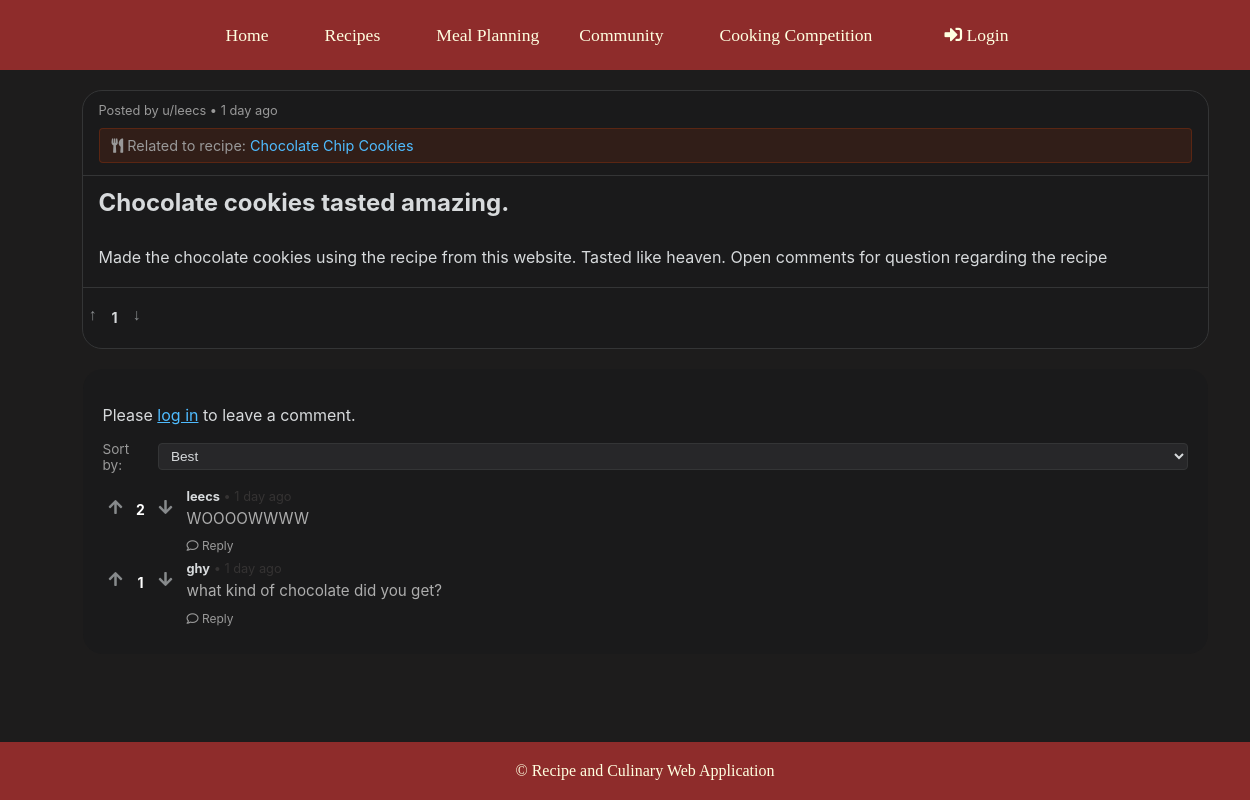
The page /community/discussions/view.php?id=9 on the database its author committed.
### tables this page shows
CREATE TABLE `discussions` (
  `discussion_id` int(11) NOT NULL,
  `user_id` int(11) NOT NULL,
  `recipe_id` int(11) DEFAULT NULL,
  `title` varchar(255) NOT NULL,
  `content` text NOT NULL,
  `media_path` varchar(255) DEFAULT NULL,
  `created_at` datetime NOT NULL DEFAULT current_timestamp(),
  `updated_at` datetime NOT NULL DEFAULT current_timestamp()
);

CREATE TABLE `users` (
  `user_id` int(11) NOT NULL,
  `username` varchar(50) NOT NULL,
  `email` varchar(100) NOT NULL,
  `password` varchar(255) NOT NULL,
  `role` varchar(255) NOT NULL DEFAULT 'user',
  `profile_image` varchar(255) DEFAULT NULL,
  `bio` text DEFAULT NULL,
  `created_at` timestamp NOT NULL DEFAULT current_timestamp()
);

CREATE TABLE `recipes` (
  `recipe_id` int(11) NOT NULL,
  `user_id` int(11) DEFAULT NULL,
  `title` varchar(255) NOT NULL,
  `ingredients` text NOT NULL,
  `instructions` text NOT NULL,
  `cuisine_type` varchar(100) DEFAULT NULL,
  `image_path` varchar(255) DEFAULT NULL
);

CREATE TABLE `comments` (
  `comment_id` int(11) NOT NULL,
  `user_id` int(11) NOT NULL,
  `discussion_id` int(11) NOT NULL,
  `parent_comment_id` int(11) DEFAULT NULL,
  `content` text NOT NULL,
  `created_at` datetime NOT NULL DEFAULT current_timestamp(),
  `updated_at` datetime NOT NULL DEFAULT current_timestamp()
);

### community/discussions/view.php (the view, shortened to what this page needs)
<?php
require_once __DIR__ . '/../../database.php';
$logged_in = isset($_SESSION['user_id']) && !empty($_SESSION['user_id']);
$current_user_id = $logged_in ? $_SESSION['user_id'] : null;
$discussion_id = (int)$_GET['id'];
$stmt = $conn->prepare("SELECT d.*,
                        u.username,
                        r.title AS recipe_title,
                        d.media_path,
                        UNIX_TIMESTAMP(d.created_at) as created_timestamp,
                        (SELECT COUNT(*) FROM comments WHERE discussion_id = d.discussion_id) as comment_count,
                        COALESCE(SUM(dv.vote_value), 0) AS votes,
                        (SELECT vote_value FROM discussions_vote
                        WHERE user_id = ? AND discussion_id = d.discussion_id) AS user_vote
                       FROM discussions d
                       LEFT JOIN users u ON d.user_id = u.user_id
                       LEFT JOIN recipes r ON d.recipe_id = r.recipe_id
                       LEFT JOIN discussions_vote dv ON d.discussion_id = dv.discussion_id
                       WHERE d.discussion_id = ?
                       GROUP BY d.discussion_id");
$stmt->bind_param("ii", $user_id_param, $discussion_id);
$stmt->execute();
$result = $stmt->get_result();
$discussion = $result->fetch_assoc();
function getComments($parentId = null)
{
    global $conn, $discussion_id, $current_user_id;
    $user_id_param = $current_user_id ?? 0;
    $sql = "SELECT c.*,
            UNIX_TIMESTAMP(c.created_at) as created_timestamp,
            u.username,
            COALESCE(SUM(v.vote_value), 0) AS votes,
            (SELECT vote_value FROM comments_vote
            WHERE user_id = ? AND comment_id = c.comment_id) AS user_vote
            FROM comments c
            LEFT JOIN users u ON c.user_id = u.user_id
            LEFT JOIN comments_vote v ON c.comment_id = v.comment_id
            WHERE c.discussion_id = ? AND c.parent_comment_id " .
        ($parentId ? "= ?" : "IS NULL") . "
            GROUP BY c.comment_id
            ORDER BY votes DESC, c.created_at DESC";
    $stmt = $conn->prepare($sql);
    if ($parentId) {
        $params = [$user_id_param, $discussion_id, $parentId];
        $stmt->bind_param("iii", ...$params);
    } else {
        $params = [$user_id_param, $discussion_id];
        $stmt->bind_param("ii", ...$params);
    }
    if (!$stmt->execute()) {
        die("Error fetching comments: " . $conn->error);
    }
    $result = $stmt->get_result();
    $comments = [];
    while ($row = $result->fetch_assoc()) {
        $row['replies'] = getComments($row['comment_id']);
        $comments[] = $row;
    }
    return $comments;
}
$comments = getComments();
function timeElapsed($timestamp)
{
    $seconds = time() - $timestamp;
    $intervals = [
        31536000 => 'year',
        2592000 => 'month',
        604800 => 'week',
        86400 => 'day',
        3600 => 'hour',
        60 => 'minute',
        1 => 'second'
    ];
    foreach ($intervals as $seconds_in_interval => $interval) {
        $count = floor($seconds / $seconds_in_interval);
        if ($count >= 1) {
            return $count == 1 ? "1 {$interval} ago" : "{$count} {$interval}s ago";
        }
    }
    return "just now";
}
include __DIR__ . '/../../header.php';
?>
<link rel="stylesheet" href="/recipe%20culinary/styles.css">
<link rel="stylesheet" href="https://cdnjs.cloudflare.com/ajax/libs/font-awesome/5.15.4/css/all.min.css">
<body class="view-page">
    <div class="rd-container">
        <div class="rd-discussion-card">
            <div class="rd-discussion-header">
                Posted by u/<?= htmlspecialchars($discussion['username'] ?? 'Unknown') ?> • <?= timeElapsed($discussion['created_timestamp']) ?>
                <?php if ($discussion['recipe_title'] ?? null): ?>
                    <div class="rd-related-recipe">
                        <i class="fas fa-utensils"></i> Related to recipe:
                        <a href="<?= $base_path ?>/recipes/recipe_detail.php?recipe_id=<?= $discussion['recipe_id'] ?>">
                            <?= htmlspecialchars($discussion['recipe_title']) ?>
                        </a>
                    </div>
                <?php endif; ?>
            </div>
            <div class="rd-discussion-title">
                <?= htmlspecialchars($discussion['title'] ?? 'Untitled Discussion') ?>
            </div>
            <div class="rd-discussion-content">
                <?= nl2br(htmlspecialchars($discussion['content'] ?? 'No content available')) ?>
            </div>
            <div class="rd-discussion-footer">
                <div class="rd-vote-controls">
                    <form class="vote-form" method="POST" data-discussion-id="<?= $discussion_id ?>">
                        <button type="submit" class="rd-upvote <?= ($discussion['user_vote'] ?? 0) === 1 ? 'active' : '' ?>">↑</button>
                    </form>
                    <div class="rd-vote-count"><?= $discussion['votes'] ?? 0 ?></div>
                    <form class="vote-form" method="POST" data-discussion-id="<?= $discussion_id ?>">
                        <button type="submit" class="rd-downvote <?= ($discussion['user_vote'] ?? 0) === -1 ? 'active' : '' ?>">↓</button>
                    </form>
                </div>
            </div>
        </div>
        <div class="rd-comment-container" id="comments">
            <?php if ($logged_in): ?>
                <div class="rd-comment-form">
                    <form action="<?= $base_path ?>/community/comments/create.php" method="post">
                        <?= csrf_field() ?>
                        <input type="hidden" name="discussion_id" value="<?= $discussion_id ?>">
                        <textarea name="content" placeholder="Comments"><?= htmlspecialchars($_SESSION['form_data']['content'] ?? '') ?></textarea>
                        <button type="submit">Comment</button>
                    </form>
                </div>
            <?php else: ?>
                <div class="rd-comment-form">
                    <p style="color: #d7dadc;">Please <a href="/recipe%20culinary/login.php" style="color: #4fbcff;">log in</a> to leave a comment.</p>
                </div>
            <?php endif; ?>
            <div class="rd-sort-options">
                <span>Sort by:</span>
                <select id="rd-comment-sort">
                    <option value="best">Best</option>
                </select>
            </div>
            <?php
            function renderComments($comments, $depth = 0)
            {
                foreach ($comments as $comment):
            ?>
                    <div class="rd-comment">
                        <div class="rd-vote-controls">
                            <form class="vote-form" method="POST" data-comment-id="<?= $comment['comment_id'] ?>">
                                <button type="submit" class="rd-upvote <?= ($comment['user_vote'] ?? 0) === 1 ? 'active' : '' ?>">
                                    <i class="fas fa-arrow-up"></i>
                                </button>
                            </form>
                            <div class="rd-vote-count"><?= $comment['votes'] ?></div>
                            <form class="vote-form" method="POST" data-comment-id="<?= $comment['comment_id'] ?>">
                                <button type="submit" class="rd-downvote <?= ($comment['user_vote'] ?? 0) === -1 ? 'active' : '' ?>">
                                    <i class="fas fa-arrow-down"></i>
                                </button>
                            </form>
                        </div>
                        <div class="rd-comment-body">
                            <div class="rd-comment-header">
                                <span class="rd-comment-author"><?= htmlspecialchars($comment['username'] ?? 'Anonymous') ?></span> •
                                <span class="rd-comment-time"><?= timeElapsed($comment['created_timestamp']) ?></span>
                            </div>
                            <div class="rd-comment-text">
                                <?= nl2br(htmlspecialchars($comment['content'] ?? '[Comment deleted]')) ?>
                            </div>
                            <div class="rd-comment-actions">
                                <a href="#reply" onclick="showReplyForm(<?= $comment['comment_id'] ?>)"><i class="far fa-comment"></i> Reply</a>
                            </div>
                        </div>
                    </div>
            <?php
                endforeach;
            }
            if (!empty($comments)) {
                renderComments($comments);
            } else {
                echo '<p class="rd-no-comments">No comments yet. Be the first to share your thoughts!</p>';
            }
            ?>
        </div>
    </div>
    <?php include __DIR__ . '/../../footer.php'; ?>
</body>

### styles.css (style rules this page uses)
html, body { height: 100%; margin: 0; padding: 0; font-family: 'Times New Roman', Times, serif; background-position: center; background-repeat: no-repeat; display: flex; flex-direction: column; }
form { display: grid; grid-template-columns: 1fr 1fr; grid-gap: 20px; }
input[type="text"], textarea, select, input[type="file"] { width: 100%; padding: 10px; border: none; border-radius: 8px; background-color: lightyellow; color: #4B1E0C; font-size: 14px; }
button { background-color: #8E2C2B; color: lightyellow; border: none; padding: 15px; font-size: 16px; border-radius: 10px; cursor: pointer; grid-column: 1 / span 2; margin-top: 10px; font-family: 'Times New Roman', Times, serif; }
body.view-page { background-color: #1d1c1c; color: #ffffff; min-height: 100vh; margin: 0; }
.rd-container { max-width: 100%; width: 100%; margin: 0 auto; padding: 20px; font-family: -apple-system, BlinkMacSystemFont, 'Segoe UI', Roboto, Oxygen, Ubuntu, Cantarell, sans-serif; display: block; }
.rd-discussion-card { max-width: 1200px; width: 90%; margin: 0 auto; background-color: #1a1a1b; border-radius: 20px; border: 1px solid #343536; margin-bottom: 20px; overflow: hidden; color: #d7dadc; }
.rd-discussion-header { padding: 12px 16px; border-bottom: 1px solid #343536; font-size: 0.8rem; color: #999; }
.rd-discussion-title { padding: 12px 16px; font-size: 1.5rem; font-weight: bold; color: #d7dadc; }
.rd-discussion-content { padding: 16px; font-size: 1rem; line-height: 1.6; color: #d7dadc; }
.rd-discussion-footer { padding: 8px 16px; display: flex; align-items: center; border-top: 1px solid #343536; font-size: 0.9rem; }
.rd-comment-container { max-width: 1200px; width: 90%; margin: 0 auto; background-color: #5e5e5e; border-radius: 20px; padding: 20px; box-sizing: border-box; }
.rd-comment-container { max-width: 1200px; width: 90%; margin: 0 auto; background-color: #1a1a1b; border-radius: 20px; padding: 20px; box-sizing: border-box; }
.rd-comment { display: flex; margin-bottom: 8px; align-items: flex-start; }
.rd-comment-body { flex: 1; }
.rd-comment-header { font-size: 0.8rem; margin-bottom: 4px; color: #353333; }
.rd-comment-author { font-weight: bold; color: #d7dadc; }
.rd-comment-text { font-size: 0.95rem; line-height: 1.5; margin-bottom: 8px; color: #adadad; }
.rd-comment-actions { font-size: 0.75rem; }
.rd-comment-actions a { color: #999; text-decoration: none; margin-right: 12px; }
.rd-related-recipe { background-color: rgba(255, 69, 0, 0.1); border: 1px solid rgba(255, 69, 0, 0.2); border-radius: 4px; padding: 8px 12px; margin-top: 10px; font-size: 0.9rem; }
.rd-related-recipe a { color: #4fbcff; text-decoration: none; }
.rd-sort-options { display: flex; align-items: center; margin-bottom: 16px; }
.rd-sort-options span { margin-right: 8px; font-size: 0.85rem; color: #999; }
.rd-sort-options select { background-color: #272729; color: #d7dadc; border: 1px solid #343536; border-radius: 4px; padding: 4px 8px; font-size: 0.85rem; }
.rd-vote-controls { display: flex; align-items: center; margin-right: 8px; font-size: 16px; }
.rd-upvote, .rd-downvote { background: transparent; border: none; cursor: pointer; padding: 0 6px; color: #878A8C; font-size: 16px; display: flex; align-items: center; }
.rd-vote-count { font-weight: bold; margin: 0 4px; font-size: 14px; min-width: 16px; text-align: center; }
.rd-discussion-footer { display: flex; align-items: center; padding: 8px 0; }

### rows shown on the page
discussions: user.username "leecs", recipe.title "Chocolate Chip Cookies", title "Chocolate cookies tasted amazing.", content "Made the chocolate cookies using the recipe from this website. Tasted like heaven. Open comments for question regarding the recipe"
comments: votes "2", user.username "leecs", created_timestamp "1 day ago", content "WOOOOWWWW"
comments: votes "1", user.username "ghy", created_timestamp "1 day ago", content "what kind of chocolate did you get?"

### other values the page prints
timeElapsed($discussion['created_timestamp']) "1 day ago"
$discussion['votes'] "1"
